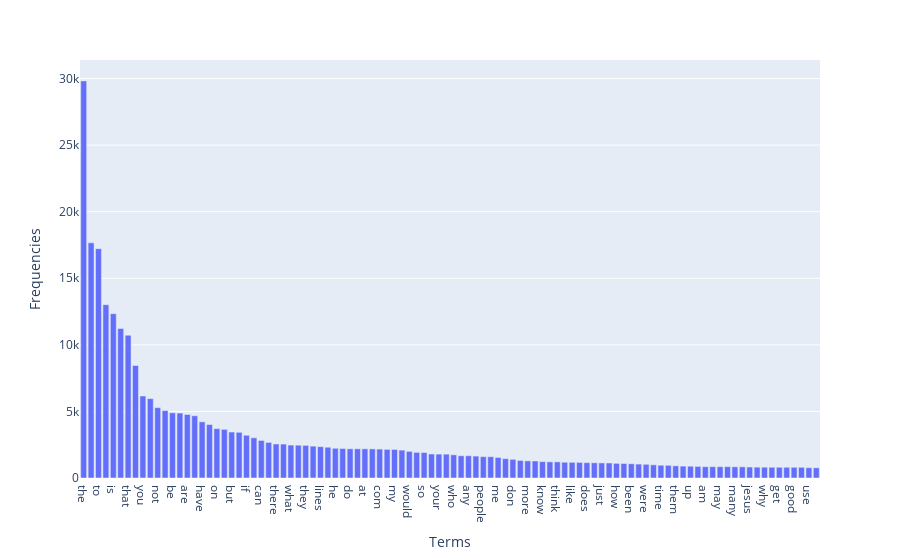

This figure's notebook cell:
### Code cell
fig = px.bar(freqDF[:100], x=freqDF['terms'][:100], y=freqDF['frequency'][:100], labels = {'x':'Terms', 'y':'Frequencies'})

fig.show()

### Figure 1 — Plotly figure (JSON) as saved in the notebook; plotly's stock layout.template omitted (floating-point values rounded to 4 significant figures)
{"data": [{"alignmentgroup": "True", "hovertemplate": "Terms=%{x}<br>Frequencies=%{y}<extra></extra>", "legendgroup": "", "marker": {"color": "#636efa", "pattern": {"shape": ""}}, "name": "", "offsetgroup": "", "orientation": "v", "showlegend": false, "textposition": "auto", "type": "bar", "x": ["the", "of", "to", "and", "is", "in", "that", "it", "you", "for", "not", "this", "be", "from", "are", "edu", "have", "as", "on", "with", "but", "or", "if", "was", "can", "we", "there", "by", "what", "subject", "they", "an", "lines", "one", "he", "god", "do", "organization", "at", "re", "com", "about", "my", "all", "would", "will", "so", "some", "your", "no", "who", "has", "any", "writes", "people", "which", "me", "article", "don", "his", "more", "other", "know", "when", "think", "their", "like", "university", "does", "out", "just", "only", "how", "also", "been", "than", "were", "then", "time", "because", "them", "posting", "up", "had", "am", "should", "may", "these", "many", "say", "jesus", "see", "why", "us", "get", "very", "good", "believe", "use", "such"], "xaxis": "x", "y": [29825, 17660, 17222, 13017, 12343, 11226, 10723, 8447, 6157, 5962, 5285, 5063, 4898, 4877, 4769, 4675, 4218, 4015, 3709, 3655, 3453, 3432, 3208, 3020, 2818, 2674, 2556, 2548, 2472, 2464, 2448, 2393, 2353, 2312, 2232, 2216, 2193, 2192, 2191, 2186, 2172, 2148, 2143, 2093, 2000, 1925, 1912, 1802, 1793, 1791, 1742, 1671, 1669, 1645, 1604, 1599, 1543, 1453, 1400, 1318, 1286, 1278, 1230, 1215, 1213, 1184, 1177, 1170, 1151, 1142, 1130, 1127, 1100, 1090, 1068, 1045, 1028, 989, 959, 952, 914, 892, 885, 870, 852, 851, 850, 850, 841, 840, 825, 814, 811, 808, 806, 805, 805, 803, 772, 766], "yaxis": "y"}], "layout": {"barmode": "relative", "legend": {"tracegroupgap": 0}, "margin": {"t": 60}, "xaxis": {"anchor": "y", "domain": [0, 1], "title": {"text": "Terms"}}, "yaxis": {"anchor": "x", "domain": [0, 1], "title": {"text": "Frequencies"}}}}
